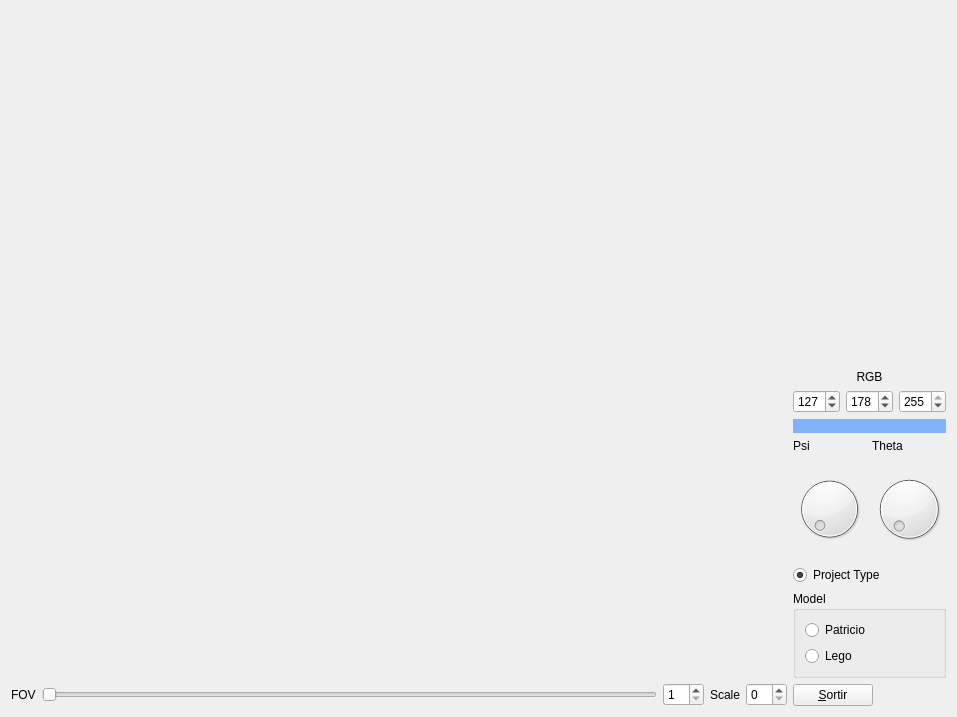
<?xml version="1.0" encoding="UTF-8"?>
<ui version="4.0">
 <class>MyForm</class>
 <widget class="QWidget" name="MyForm">
  <property name="geometry">
   <rect>
    <x>0</x>
    <y>0</y>
    <width>957</width>
    <height>717</height>
   </rect>
  </property>
  <property name="windowTitle">
   <string>IDI-Lab</string>
  </property>
  <layout class="QHBoxLayout" name="horizontalLayout_4">
   <item>
    <layout class="QVBoxLayout" name="verticalLayout">
     <item>
      <widget class="MyGLWidget" name="widget" native="true">
       <property name="sizePolicy">
        <sizepolicy hsizetype="Expanding" vsizetype="Expanding">
         <horstretch>0</horstretch>
         <verstretch>0</verstretch>
        </sizepolicy>
       </property>
       <property name="minimumSize">
        <size>
         <width>50</width>
         <height>50</height>
        </size>
       </property>
      </widget>
     </item>
     <item>
      <layout class="QHBoxLayout" name="horizontalLayout">
       <item>
        <widget class="QLabel" name="label">
         <property name="text">
          <string>FOV</string>
         </property>
        </widget>
       </item>
       <item>
        <widget class="QSlider" name="horizontalSlider">
         <property name="minimum">
          <number>1</number>
         </property>
         <property name="maximum">
          <number>90</number>
         </property>
         <property name="orientation">
          <enum>Qt::Horizontal</enum>
         </property>
        </widget>
       </item>
       <item>
        <widget class="QSpinBox" name="spinBox">
         <property name="minimum">
          <number>1</number>
         </property>
         <property name="maximum">
          <number>90</number>
         </property>
        </widget>
       </item>
       <item>
        <widget class="QLabel" name="label_2">
         <property name="text">
          <string>Scale</string>
         </property>
        </widget>
       </item>
       <item>
        <widget class="QSpinBox" name="spinBox_2">
         <property name="singleStep">
          <number>1</number>
         </property>
         <property name="stepType">
          <enum>QAbstractSpinBox::DefaultStepType</enum>
         </property>
        </widget>
       </item>
      </layout>
     </item>
    </layout>
   </item>
   <item>
    <layout class="QVBoxLayout" name="verticalLayout_6">
     <item>
      <spacer name="verticalSpacer">
       <property name="orientation">
        <enum>Qt::Vertical</enum>
       </property>
       <property name="sizeHint" stdset="0">
        <size>
         <width>20</width>
         <height>40</height>
        </size>
       </property>
      </spacer>
     </item>
     <item>
      <layout class="QVBoxLayout" name="verticalLayout_4">
       <item>
        <widget class="QLabel" name="label_5">
         <property name="text">
          <string>RGB</string>
         </property>
         <property name="alignment">
          <set>Qt::AlignCenter</set>
         </property>
        </widget>
       </item>
       <item>
        <layout class="QHBoxLayout" name="horizontalLayout_3">
         <item>
          <widget class="QSpinBox" name="spinBox_3">
           <property name="maximum">
            <number>255</number>
           </property>
           <property name="value">
            <number>127</number>
           </property>
          </widget>
         </item>
         <item>
          <widget class="QSpinBox" name="spinBox_4">
           <property name="maximum">
            <number>255</number>
           </property>
           <property name="value">
            <number>178</number>
           </property>
          </widget>
         </item>
         <item>
          <widget class="QSpinBox" name="spinBox_5">
           <property name="maximum">
            <number>255</number>
           </property>
           <property name="value">
            <number>255</number>
           </property>
          </widget>
         </item>
        </layout>
       </item>
       <item>
        <widget class="MyLabel" name="label_6">
         <property name="styleSheet">
          <string notr="true">background-color: rgb(127,178,255);</string>
         </property>
         <property name="text">
          <string/>
         </property>
         <property name="alignment">
          <set>Qt::AlignCenter</set>
         </property>
        </widget>
       </item>
      </layout>
     </item>
     <item>
      <layout class="QHBoxLayout" name="horizontalLayout_2">
       <item>
        <layout class="QVBoxLayout" name="verticalLayout_2">
         <item>
          <widget class="QLabel" name="label_3">
           <property name="text">
            <string>Psi</string>
           </property>
          </widget>
         </item>
         <item>
          <widget class="QDial" name="dial">
           <property name="maximum">
            <number>628</number>
           </property>
           <property name="singleStep">
            <number>3</number>
           </property>
          </widget>
         </item>
        </layout>
       </item>
       <item>
        <layout class="QVBoxLayout" name="verticalLayout_3">
         <item>
          <widget class="QLabel" name="label_4">
           <property name="text">
            <string>Theta</string>
           </property>
          </widget>
         </item>
         <item>
          <widget class="QDial" name="dial_2">
           <property name="maximum">
            <number>628</number>
           </property>
           <property name="singleStep">
            <number>3</number>
           </property>
          </widget>
         </item>
        </layout>
       </item>
      </layout>
     </item>
     <item>
      <widget class="QRadioButton" name="radioButton_3">
       <property name="text">
        <string>Project Type</string>
       </property>
       <property name="checkable">
        <bool>true</bool>
       </property>
       <property name="checked">
        <bool>true</bool>
       </property>
      </widget>
     </item>
     <item>
      <widget class="QGroupBox" name="groupBox">
       <property name="title">
        <string>Model</string>
       </property>
       <layout class="QVBoxLayout" name="verticalLayout_5">
        <item>
         <widget class="QRadioButton" name="radioButton">
          <property name="text">
           <string>Patricio</string>
          </property>
         </widget>
        </item>
        <item>
         <widget class="QRadioButton" name="radioButton_2">
          <property name="text">
           <string>Lego</string>
          </property>
         </widget>
        </item>
       </layout>
      </widget>
     </item>
     <item>
      <widget class="QPushButton" name="pushButton">
       <property name="sizePolicy">
        <sizepolicy hsizetype="Fixed" vsizetype="Fixed">
         <horstretch>0</horstretch>
         <verstretch>0</verstretch>
        </sizepolicy>
       </property>
       <property name="text">
        <string>&amp;Sortir</string>
       </property>
      </widget>
     </item>
    </layout>
   </item>
  </layout>
 </widget>
 <customwidgets>
  <customwidget>
   <class>MyGLWidget</class>
   <extends>QWidget</extends>
   <header>MyGLWidget.h</header>
   <container>1</container>
   <slots>
    <signal>FOVchanged(int)</signal>
    <signal>patricioRendered()</signal>
    <signal>legoRendered()</signal>
    <signal>projectChanged(bool)</signal>
    <signal>modelScaled(int)</signal>
    <signal>psiChanged(int)</signal>
    <signal>thetaChanged(int)</signal>
    <slot>changeFOV(int)</slot>
    <slot>renderPatricio()</slot>
    <slot>renderLego()</slot>
    <slot>changeProject(bool)</slot>
    <slot>scaleModel(int)</slot>
    <slot>changePsi(int)</slot>
    <slot>changeTheta(int)</slot>
    <slot>changeTerra(int,int,int,int)</slot>
    <slot>changeFons(int,int,int,int)</slot>
   </slots>
  </customwidget>
  <customwidget>
   <class>MyLabel</class>
   <extends>QLabel</extends>
   <header>MyLabel.h</header>
   <slots>
    <signal>changeColTerra(int,int,int,int)</signal>
    <slot>changeRed(int)</slot>
    <slot>changeGreen(int)</slot>
    <slot>changeBlue(int)</slot>
   </slots>
  </customwidget>
 </customwidgets>
 <resources/>
 <connections>
  <connection>
   <sender>pushButton</sender>
   <signal>clicked()</signal>
   <receiver>MyForm</receiver>
   <slot>close()</slot>
   <hints>
    <hint type="sourcelabel">
     <x>815</x>
     <y>706</y>
    </hint>
    <hint type="destinationlabel">
     <x>839</x>
     <y>529</y>
    </hint>
   </hints>
  </connection>
  <connection>
   <sender>widget</sender>
   <signal>FOVchanged(int)</signal>
   <receiver>horizontalSlider</receiver>
   <slot>setValue(int)</slot>
   <hints>
    <hint type="sourcelabel">
     <x>420</x>
     <y>625</y>
    </hint>
    <hint type="destinationlabel">
     <x>451</x>
     <y>691</y>
    </hint>
   </hints>
  </connection>
  <connection>
   <sender>widget</sender>
   <signal>FOVchanged(int)</signal>
   <receiver>spinBox</receiver>
   <slot>setValue(int)</slot>
   <hints>
    <hint type="sourcelabel">
     <x>689</x>
     <y>585</y>
    </hint>
    <hint type="destinationlabel">
     <x>630</x>
     <y>705</y>
    </hint>
   </hints>
  </connection>
  <connection>
   <sender>horizontalSlider</sender>
   <signal>valueChanged(int)</signal>
   <receiver>widget</receiver>
   <slot>changeFOV(int)</slot>
   <hints>
    <hint type="sourcelabel">
     <x>328</x>
     <y>690</y>
    </hint>
    <hint type="destinationlabel">
     <x>316</x>
     <y>593</y>
    </hint>
   </hints>
  </connection>
  <connection>
   <sender>spinBox</sender>
   <signal>valueChanged(int)</signal>
   <receiver>widget</receiver>
   <slot>changeFOV(int)</slot>
   <hints>
    <hint type="sourcelabel">
     <x>630</x>
     <y>705</y>
    </hint>
    <hint type="destinationlabel">
     <x>751</x>
     <y>613</y>
    </hint>
   </hints>
  </connection>
  <connection>
   <sender>horizontalSlider</sender>
   <signal>valueChanged(int)</signal>
   <receiver>spinBox</receiver>
   <slot>setValue(int)</slot>
   <hints>
    <hint type="sourcelabel">
     <x>600</x>
     <y>692</y>
    </hint>
    <hint type="destinationlabel">
     <x>630</x>
     <y>705</y>
    </hint>
   </hints>
  </connection>
  <connection>
   <sender>spinBox</sender>
   <signal>valueChanged(int)</signal>
   <receiver>horizontalSlider</receiver>
   <slot>setValue(int)</slot>
   <hints>
    <hint type="sourcelabel">
     <x>630</x>
     <y>705</y>
    </hint>
    <hint type="destinationlabel">
     <x>600</x>
     <y>699</y>
    </hint>
   </hints>
  </connection>
  <connection>
   <sender>widget</sender>
   <signal>patricioRendered()</signal>
   <receiver>radioButton</receiver>
   <slot>click()</slot>
   <hints>
    <hint type="sourcelabel">
     <x>734</x>
     <y>598</y>
    </hint>
    <hint type="destinationlabel">
     <x>934</x>
     <y>634</y>
    </hint>
   </hints>
  </connection>
  <connection>
   <sender>widget</sender>
   <signal>legoRendered()</signal>
   <receiver>radioButton_2</receiver>
   <slot>click()</slot>
   <hints>
    <hint type="sourcelabel">
     <x>733</x>
     <y>550</y>
    </hint>
    <hint type="destinationlabel">
     <x>934</x>
     <y>663</y>
    </hint>
   </hints>
  </connection>
  <connection>
   <sender>radioButton</sender>
   <signal>clicked(bool)</signal>
   <receiver>widget</receiver>
   <slot>renderPatricio()</slot>
   <hints>
    <hint type="sourcelabel">
     <x>934</x>
     <y>634</y>
    </hint>
    <hint type="destinationlabel">
     <x>751</x>
     <y>422</y>
    </hint>
   </hints>
  </connection>
  <connection>
   <sender>radioButton_2</sender>
   <signal>clicked(bool)</signal>
   <receiver>widget</receiver>
   <slot>renderLego()</slot>
   <hints>
    <hint type="sourcelabel">
     <x>934</x>
     <y>663</y>
    </hint>
    <hint type="destinationlabel">
     <x>751</x>
     <y>484</y>
    </hint>
   </hints>
  </connection>
  <connection>
   <sender>radioButton_3</sender>
   <signal>clicked(bool)</signal>
   <receiver>widget</receiver>
   <slot>changeProject(bool)</slot>
   <hints>
    <hint type="sourcelabel">
     <x>888</x>
     <y>573</y>
    </hint>
    <hint type="destinationlabel">
     <x>144</x>
     <y>267</y>
    </hint>
   </hints>
  </connection>
  <connection>
   <sender>widget</sender>
   <signal>projectChanged(bool)</signal>
   <receiver>radioButton_3</receiver>
   <slot>click()</slot>
   <hints>
    <hint type="sourcelabel">
     <x>134</x>
     <y>358</y>
    </hint>
    <hint type="destinationlabel">
     <x>911</x>
     <y>573</y>
    </hint>
   </hints>
  </connection>
  <connection>
   <sender>spinBox_2</sender>
   <signal>valueChanged(int)</signal>
   <receiver>widget</receiver>
   <slot>scaleModel(int)</slot>
   <hints>
    <hint type="sourcelabel">
     <x>717</x>
     <y>682</y>
    </hint>
    <hint type="destinationlabel">
     <x>751</x>
     <y>624</y>
    </hint>
   </hints>
  </connection>
  <connection>
   <sender>widget</sender>
   <signal>modelScaled(int)</signal>
   <receiver>spinBox_2</receiver>
   <slot>setValue(int)</slot>
   <hints>
    <hint type="sourcelabel">
     <x>751</x>
     <y>175</y>
    </hint>
    <hint type="destinationlabel">
     <x>726</x>
     <y>702</y>
    </hint>
   </hints>
  </connection>
  <connection>
   <sender>dial</sender>
   <signal>sliderMoved(int)</signal>
   <receiver>widget</receiver>
   <slot>changePsi(int)</slot>
   <hints>
    <hint type="sourcelabel">
     <x>805</x>
     <y>463</y>
    </hint>
    <hint type="destinationlabel">
     <x>751</x>
     <y>171</y>
    </hint>
   </hints>
  </connection>
  <connection>
   <sender>dial_2</sender>
   <signal>sliderMoved(int)</signal>
   <receiver>widget</receiver>
   <slot>changeTheta(int)</slot>
   <hints>
    <hint type="sourcelabel">
     <x>924</x>
     <y>453</y>
    </hint>
    <hint type="destinationlabel">
     <x>751</x>
     <y>102</y>
    </hint>
   </hints>
  </connection>
  <connection>
   <sender>widget</sender>
   <signal>psiChanged(int)</signal>
   <receiver>dial</receiver>
   <slot>setValue(int)</slot>
   <hints>
    <hint type="sourcelabel">
     <x>751</x>
     <y>30</y>
    </hint>
    <hint type="destinationlabel">
     <x>818</x>
     <y>463</y>
    </hint>
   </hints>
  </connection>
  <connection>
   <sender>widget</sender>
   <signal>thetaChanged(int)</signal>
   <receiver>dial_2</receiver>
   <slot>setValue(int)</slot>
   <hints>
    <hint type="sourcelabel">
     <x>751</x>
     <y>56</y>
    </hint>
    <hint type="destinationlabel">
     <x>936</x>
     <y>472</y>
    </hint>
   </hints>
  </connection>
  <connection>
   <sender>spinBox_3</sender>
   <signal>valueChanged(int)</signal>
   <receiver>label_6</receiver>
   <slot>changeRed(int)</slot>
   <hints>
    <hint type="sourcelabel">
     <x>818</x>
     <y>372</y>
    </hint>
    <hint type="destinationlabel">
     <x>822</x>
     <y>396</y>
    </hint>
   </hints>
  </connection>
  <connection>
   <sender>spinBox_4</sender>
   <signal>valueChanged(int)</signal>
   <receiver>label_6</receiver>
   <slot>changeGreen(int)</slot>
   <hints>
    <hint type="sourcelabel">
     <x>871</x>
     <y>380</y>
    </hint>
    <hint type="destinationlabel">
     <x>871</x>
     <y>401</y>
    </hint>
   </hints>
  </connection>
  <connection>
   <sender>spinBox_5</sender>
   <signal>valueChanged(int)</signal>
   <receiver>label_6</receiver>
   <slot>changeBlue(int)</slot>
   <hints>
    <hint type="sourcelabel">
     <x>929</x>
     <y>381</y>
    </hint>
    <hint type="destinationlabel">
     <x>929</x>
     <y>401</y>
    </hint>
   </hints>
  </connection>
  <connection>
   <sender>label_6</sender>
   <signal>changeColTerra(int,int,int,int)</signal>
   <receiver>widget</receiver>
   <slot>changeTerra(int,int,int,int)</slot>
   <hints>
    <hint type="sourcelabel">
     <x>901</x>
     <y>400</y>
    </hint>
    <hint type="destinationlabel">
     <x>751</x>
     <y>141</y>
    </hint>
   </hints>
  </connection>
  <connection>
   <sender>label_6</sender>
   <signal>changeColTerra(int,int,int,int)</signal>
   <receiver>widget</receiver>
   <slot>changeFons(int,int,int,int)</slot>
   <hints>
    <hint type="sourcelabel">
     <x>783</x>
     <y>396</y>
    </hint>
    <hint type="destinationlabel">
     <x>728</x>
     <y>306</y>
    </hint>
   </hints>
  </connection>
 </connections>
</ui>
